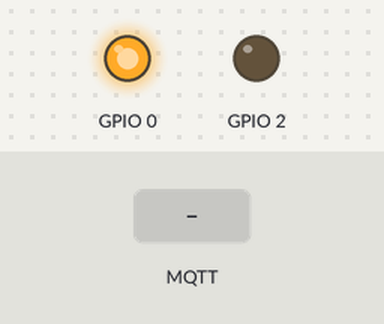
Simulated run of this sketch. Board: ESP8266 (NodeMCU). Parts: output pins drawn as LEDs (lit = HIGH). The inputs (shaded band) are chosen by the test bench. WiFi joins after 1.5 s; servers stay silent unless stated; no MQTT or app messages arrive unless stated; what the sketch prints to the serial monitor is not drawn.

Above: at 2.7 s.
2.8 s: MQTT message "on" arrives on the first subscribed topic
At 3.2 s:
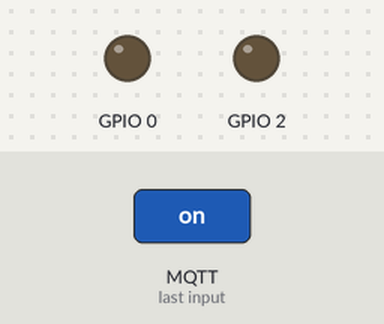
4.3 s: MQTT message "off" arrives on the first subscribed topic
At 5.5 s:
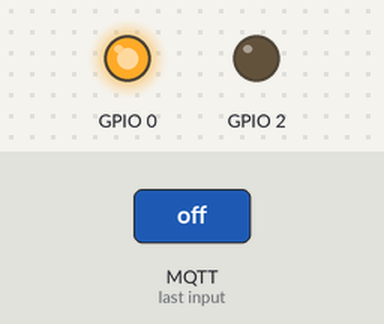
Timing chart, 0 to 7.3 s (numbered marks = the images above; inputs shaded):
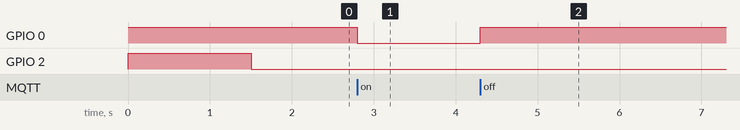

The sketch:

PubSubWifiMQTT.ino
```cpp
#include <PubSubClient.h>
#include <Arduino.h>
#include <ESP8266WiFi.h>
#include <ESP8266HTTPClient.h>
#include <ESP8266httpUpdate.h>


const char* ssid = "AlphaDevs";
const char* password =  "0777117477";
const char* mqttServer = "m21.cloudmqtt.com";
const int mqttPort = 10488;
const char* mqttUser = "xzmdihpb";
const char* mqttPassword = "p013ayxc-3FB";

WiFiClient espClient;
PubSubClient client(espClient);

void setup() {

  Serial.begin(115200);
  pinMode(2,OUTPUT);
  pinMode(0,OUTPUT);
  digitalWrite(0,HIGH);
  WiFi.begin(ssid, password);

  while (WiFi.status() != WL_CONNECTED) {
    digitalWrite(2,HIGH);
    delay(500);
    Serial.print(".");
    digitalWrite(2,LOW);
  }
  Serial.println("Connected");

  client.setServer(mqttServer, mqttPort);
  client.setCallback(callback);

  while (!client.connected()) {
    Serial.println("MQTT.. Connecting");

    if (client.connect("ESP8266Client", mqttUser, mqttPassword )) {

      Serial.println("MQTT connected");

    } else {

      Serial.print("failed with state ");
      Serial.print(client.state());
      delay(2000);

    }
  }
  client.publish("esp/test", "Hello from ESP8266 V7");
  client.subscribe("esp/test");

}

void callback(char* topic, byte* payload, unsigned int length) {
  String receivedMessage = "";
  Serial.print("Topic :");
  Serial.println(topic);

  Serial.print("Message :");


  for (int i = 0; i < length; i++) {
    receivedMessage = receivedMessage + ((char)payload[i]);
  }

  Serial.println(receivedMessage);
  Serial.println("---");

  if(receivedMessage == "off"){
    Serial.println("Light : OFF");
    digitalWrite(0,HIGH);

  }else if(receivedMessage == "on"){
    digitalWrite(0,LOW);
    Serial.println("Light : ON");
  }else if(receivedMessage == "update"){
    Serial.println("Update Trigered");
    OverTheAirUpdate();
  }

}

void loop() {
  client.loop();
}

void OverTheAirUpdate(){
  // wait for WiFi connection
    if((WiFi.status() == WL_CONNECTED)) {
        Serial.println("Update Started.......");
        client.publish("esp/test", "Update Started.......");
        t_httpUpdate_return ret = ESPhttpUpdate.update("http://www.shopobag.com/Arduino/PubSubWifiMQTT.ino.bin");
        //t_httpUpdate_return  ret = ESPhttpUpdate.update("https://server/file.bin");
        Serial.println("Update Download.......[COMPLETED]");
        client.publish("esp/test", "Update Download.......[COMPLETED]");
        switch(ret) {
            case HTTP_UPDATE_FAILED:
                Serial.printf("HTTP_UPDATE_FAILD Error (%d): %s", ESPhttpUpdate.getLastError(), ESPhttpUpdate.getLastErrorString().c_str());
                client.publish("esp/test", "Update Failed");
                break;

            case HTTP_UPDATE_NO_UPDATES:
                Serial.println("HTTP_UPDATE_NO_UPDATES");
                client.publish("esp/test", "HTTP_UPDATE_NO_UPDATES");
                break;

            case HTTP_UPDATE_OK:
                Serial.println("HTTP_UPDATE_OK");
                client.publish("esp/test", "HTTP_UPDATE_OK");
                break;
        }
    }
}
```

Measured:
- after the input at 2.8 s, GPIO 0: HIGH → LOW at once
- after the input at 4.3 s, GPIO 0: LOW → HIGH at once
